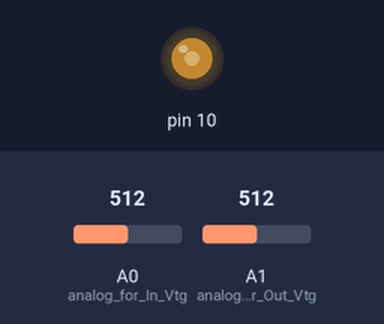
Bench run of a sketch on a simulated Arduino Uno, built with avr-gcc and run on an emulated ATmega328P. Parts: output pins drawn as LEDs (lit = HIGH). The inputs (shaded band) are chosen by the test bench; at power-on: A0 (analog_for_In_Vtg) = 512, A1 (analog_for_Out_Vtg) = 512. What the sketch prints to the serial monitor is not drawn.

Above: at 0.13 s.
At 1.2 s:
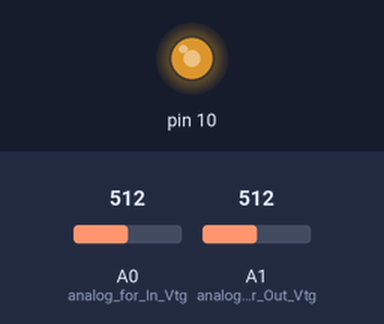
1.3 s: A0 (analog_for_In_Vtg) set to 496
Timing chart, 0 to 4.3 s (numbered marks = the images above; inputs shaded):
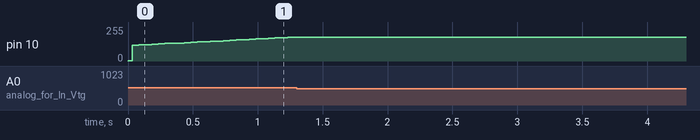

Measured:
- after the input at 1.3 s, every drawn part: stays the same

The sketch:

sense_output.ino
```cpp
//MYANMAR AEROSPACE ENGINEERING UNIVERSITY
//Department of Electrical Systems and Instrumentation

float AdcV1=0; //ADC value for Out Vtg
float AdcV2=0; //ADC value for Input Vtg
float RAdcV2=0; // Input Vtg (for Vtg Divi)
float VI=0; // Out Vtg
float VI1=0; // Input Vtg
float pADC=0; // ADC value for Input Vtg (present)
float lADC=0; // ADC value for Input Vtg (last)
float fforD=0; //flag for Input Vtg Change
float fforDC=0; //flag for Duty Cycle Change
char bf[50]; //String for Out Vtg
char bf1[50]; //String for Out Vtg ADC
char bf2[50]; // String for Duty Ratio
char bf3[50]; //String for In Vtg ADC
char bf4[50]; //String for Out Vtg ADC
char ftosV[10]; //String for Out Vtg
char ftosVIn[10]; //String for In Vtg
char ftosADc[10]; //String for Out Vtg ADC
char ftosADc1[10]; //String for In Vtg ADC
char ftoD[10]; // String for Duty Ratio change
float VtgD=0.0; //Duty ratio
int a=70;
void setup() {
Serial.begin(9600); //budrate for serial
pinMode(A0,INPUT); //  analog for In Vtg
pinMode(A1,INPUT); // analog for Out Vtg
DDRB |=(1<<DDB2); // Output for PWM
TCCR1A =(1<<COM1B1)|(1<<COM1A1); //Timer Config
TCCR1B =(1<<WGM13)|(1<<CS11); //Timer Config
}

void loop() {
  //AdcV=analogRead(A0);
  AdcV1 = analogRead(A1);              //Read Output Vtg
  AdcV2 = analogRead(A0);              // Read Input Vtg
  VI = (((AdcV1 / 1024) * 5));         // Change Vtg Out
  VI1 = ((((AdcV2 / 1024) * 5)) * 4);  // Change Vtg In
  RAdcV2 = (AdcV2 * 4) / 3;            //ADC for In (Vtg Div)
  pADC = RAdcV2;
  if (pADC == lADC)  // Check for Input Vtg Change
  {
    fforD = 1;
  } else {
    fforD = 0;
  }
  if (fforD == 1 && RAdcV2 >= 1000 && fforDC == 0)  //15V
  {
    VtgD = 0.38;
    fforDC = 1;  // Check for Duty Ratio Change

  }

  else if (fforD == 1 && RAdcV2 >= 955 && RAdcV2 < 1000 && fforDC == 0)  //14V 15V
  {
    VtgD = 0.40;
    fforDC = 1;
  }

  else if (fforD == 1 && RAdcV2 >= 887 && RAdcV2 < 955 && fforDC == 0)  //13V 14V
  {
    VtgD = 0.41;
    fforDC = 1;
  } else if (fforD == 1 && RAdcV2 >= 817 && RAdcV2 < 887 && fforDC == 0)  //12V 13V
  {
    VtgD = 0.42;
    fforDC = 1;
  } else if (fforD == 1 && RAdcV2 >= 748 && RAdcV2 < 817 && fforDC == 0)  //11V 12V
  {
    VtgD = 0.42;
    fforDC = 1;
  } else if (fforD == 1 && RAdcV2 >= 680 && RAdcV2 < 748 && fforDC == 0)  //10V 9V
  {
    VtgD = 0.46;
    fforDC = 1;
  } else if (fforD == 1 && RAdcV2 >= 610 && RAdcV2 < 680 && fforDC == 0)  //9 V 10V
  {
    VtgD = 0.59;
    fforDC = 1;
  }
  if (AdcV1 < 1000 && VtgD < 0.7)  //Adjust Duty Ratio
  {
    VtgD = VtgD + 0.01;
  }


dtostrf(VI,4,2,ftosV);
dtostrf(AdcV1,4,2,ftosADc);
dtostrf(RAdcV2,4,2,ftosADc1);
dtostrf(VI1,4,2,ftosVIn);
dtostrf(VtgD,4,2,ftoD);
sprintf(bf3,"Input voltage is %s",ftosVIn);
sprintf(bf,"Output voltage is %s",ftosV);
sprintf(bf1,"Output ADC value is %s",ftosADc);
sprintf(bf4,"Input ADC value is %s",ftosADc1);
sprintf(bf2,"Duty Ratio is %s",ftoD);
Serial.println(bf3);
Serial.println(bf);
//Serial.println(bf1);
//Serial.println(bf4);
//Serial.println(bf2);
lADC=pADC;
ICR1=100; //set frequency
OCR1B=100*VtgD; //set Duty ratio
//Serial.println(pADC);
//Serial.println(lADC);
//Serial.println(fforD);
}
```
